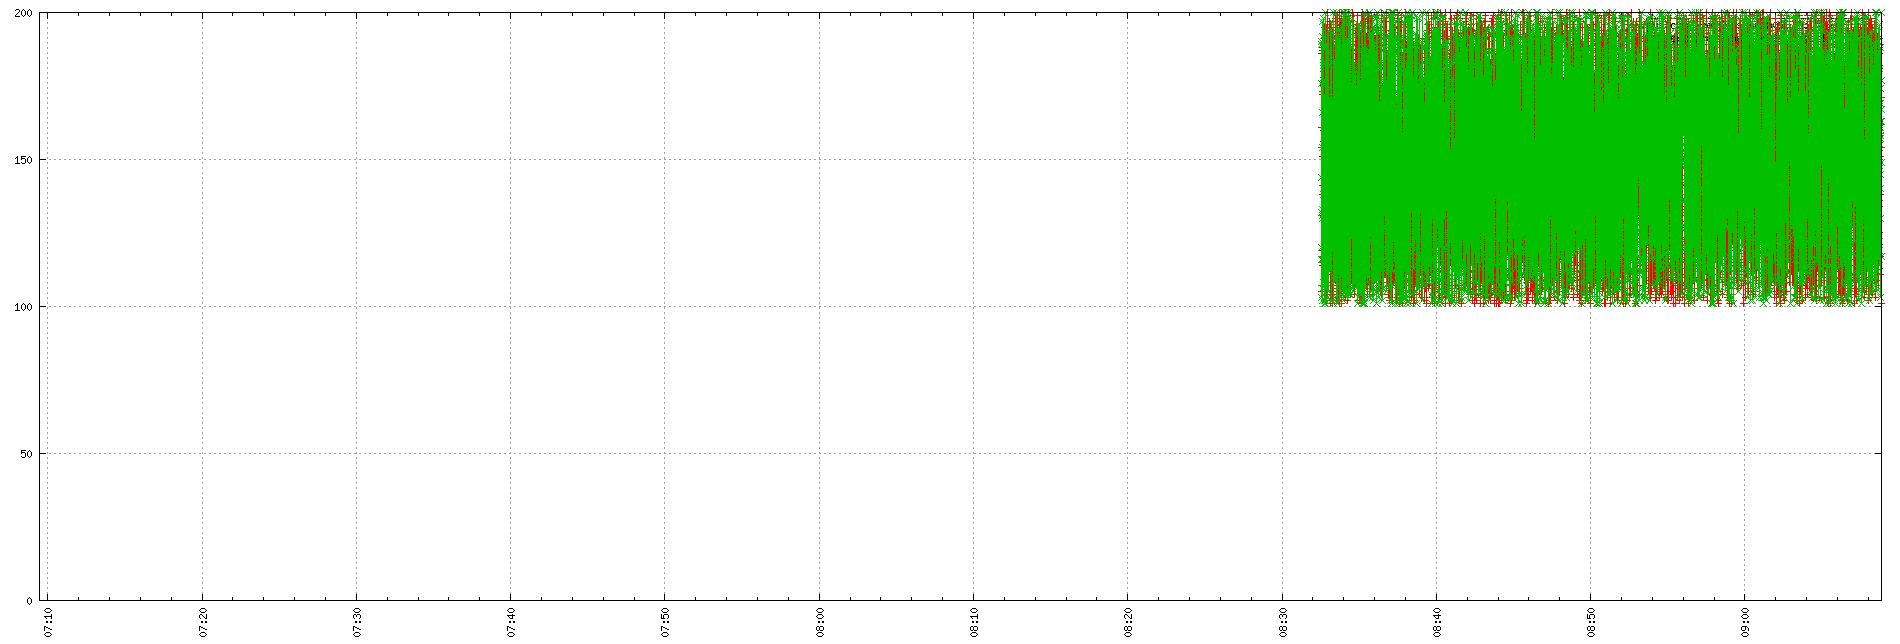

Recreate this plot in gnuplot.
set term png small size 1900,644
set xdata time
set timefmt "%s"
if (GPVAL_VERSION < 4.6) set xtics rotate; else set xtics rotate right
set output "${TMPDIR-'tmp'}/tsd/a0365ee1.png"
set xrange ["1673766568":"1673773731"]
set format x "%H:%M"
set grid
set style data linespoint
set key right box
set yrange [0:]
plot  "${TMPDIR-'tmp'}/tsd/a0365ee1_0.dat" using 1:2 title "sys.cpu.user{host=web09, cpu=3}", \
 "${TMPDIR-'tmp'}/tsd/a0365ee1_1.dat" using 1:2 title "sys.cpu.user{host=web09, cpu=1}"
